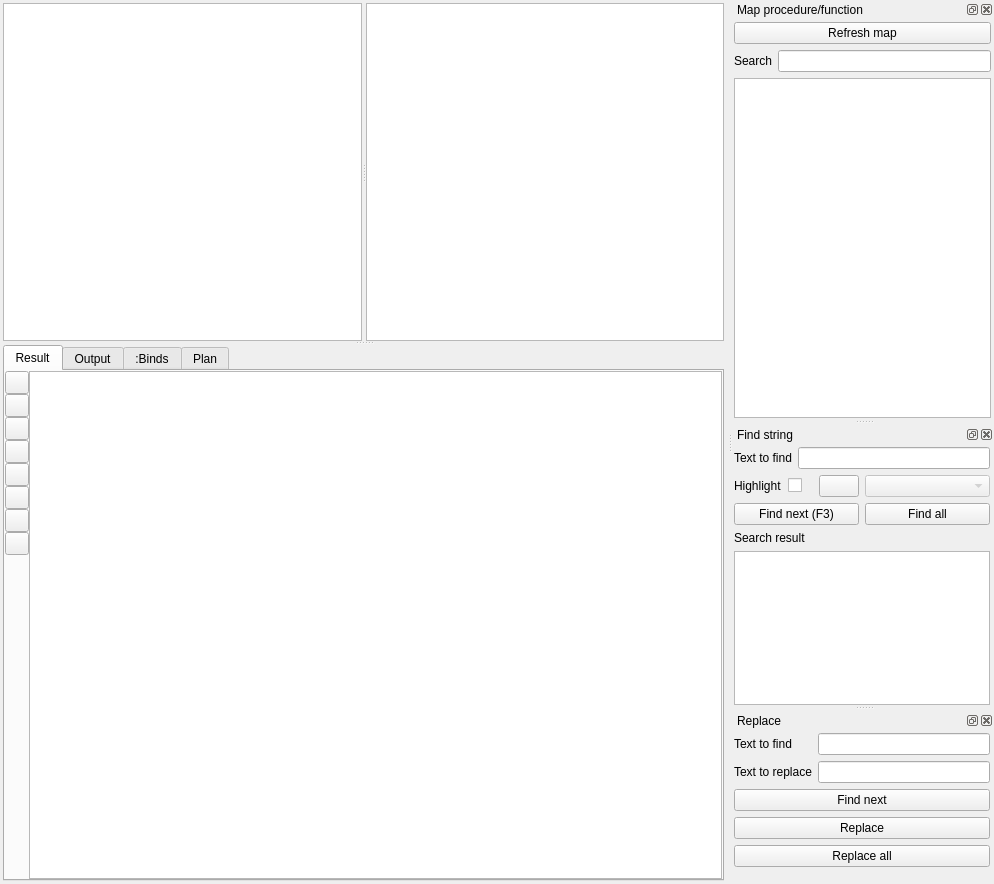
<?xml version="1.0" encoding="UTF-8"?>
<ui version="4.0">
 <class>MSql_win2</class>
 <widget class="QMainWindow" name="MSql_win2">
  <property name="geometry">
   <rect>
    <x>0</x>
    <y>0</y>
    <width>994</width>
    <height>884</height>
   </rect>
  </property>
  <property name="sizePolicy">
   <sizepolicy hsizetype="Preferred" vsizetype="Expanding">
    <horstretch>0</horstretch>
    <verstretch>0</verstretch>
   </sizepolicy>
  </property>
  <property name="windowIcon">
   <iconset resource="resource.qrc">
    <normaloff>:/icons/icons/MSql.ico</normaloff>:/icons/icons/MSql.ico</iconset>
  </property>
  <widget class="QWidget" name="centralwidget">
   <property name="sizePolicy">
    <sizepolicy hsizetype="Expanding" vsizetype="Expanding">
     <horstretch>0</horstretch>
     <verstretch>0</verstretch>
    </sizepolicy>
   </property>
   <layout class="QGridLayout" name="gridLayout_10">
    <property name="leftMargin">
     <number>3</number>
    </property>
    <property name="topMargin">
     <number>3</number>
    </property>
    <property name="rightMargin">
     <number>3</number>
    </property>
    <property name="bottomMargin">
     <number>3</number>
    </property>
    <item row="0" column="0">
     <widget class="QSplitter" name="splitter">
      <property name="orientation">
       <enum>Qt::Vertical</enum>
      </property>
      <widget class="QSplitter" name="splitter_2">
       <property name="orientation">
        <enum>Qt::Horizontal</enum>
       </property>
       <widget class="MyCustomQsciScintilla" name="e_sql"/>
       <widget class="QsciScintilla" name="e_sql_mini_map"/>
      </widget>
      <widget class="QTabWidget" name="o_tab_widget">
       <property name="currentIndex">
        <number>0</number>
       </property>
       <widget class="QWidget" name="t_result">
        <attribute name="title">
         <string>Result</string>
        </attribute>
        <layout class="QVBoxLayout" name="verticalLayout_2">
         <property name="spacing">
          <number>0</number>
         </property>
         <property name="leftMargin">
          <number>0</number>
         </property>
         <property name="topMargin">
          <number>0</number>
         </property>
         <property name="rightMargin">
          <number>0</number>
         </property>
         <property name="bottomMargin">
          <number>0</number>
         </property>
         <item>
          <layout class="QGridLayout" name="gridLayout">
           <property name="spacing">
            <number>0</number>
           </property>
           <item row="0" column="0" alignment="Qt::AlignTop">
            <widget class="QWidget" name="o_result_toolbar" native="true">
             <layout class="QVBoxLayout" name="verticalLayout_3">
              <property name="spacing">
               <number>0</number>
              </property>
              <property name="leftMargin">
               <number>0</number>
              </property>
              <property name="topMargin">
               <number>0</number>
              </property>
              <property name="rightMargin">
               <number>0</number>
              </property>
              <property name="bottomMargin">
               <number>0</number>
              </property>
              <item>
               <widget class="QToolButton" name="b_go_to_top">
                <property name="toolTip">
                 <string>Go to Top</string>
                </property>
                <property name="text">
                 <string/>
                </property>
                <property name="icon">
                 <iconset resource="resource.qrc">
                  <normaloff>:/icons/icons/arrow_up.png</normaloff>:/icons/icons/arrow_up.png</iconset>
                </property>
               </widget>
              </item>
              <item>
               <widget class="QToolButton" name="b_go_to_end">
                <property name="toolTip">
                 <string>Go to End</string>
                </property>
                <property name="text">
                 <string/>
                </property>
                <property name="icon">
                 <iconset resource="resource.qrc">
                  <normaloff>:/icons/icons/down.png</normaloff>:/icons/icons/down.png</iconset>
                </property>
               </widget>
              </item>
              <item>
               <widget class="QToolButton" name="b_auto_column_resize">
                <property name="toolTip">
                 <string>Auto Column Resize</string>
                </property>
                <property name="text">
                 <string/>
                </property>
                <property name="icon">
                 <iconset resource="resource.qrc">
                  <normaloff>:/icons/icons/fix_column.png</normaloff>:/icons/icons/fix_column.png</iconset>
                </property>
                <property name="checkable">
                 <bool>true</bool>
                </property>
               </widget>
              </item>
              <item>
               <widget class="QToolButton" name="b_clear_result_and_output">
                <property name="toolTip">
                 <string>Clear result,output</string>
                </property>
                <property name="text">
                 <string/>
                </property>
                <property name="icon">
                 <iconset resource="resource.qrc">
                  <normaloff>:/icons/icons/eraser.png</normaloff>:/icons/icons/eraser.png</iconset>
                </property>
               </widget>
              </item>
              <item>
               <widget class="QToolButton" name="b_export_to_csv">
                <property name="toolTip">
                 <string>Export to Excel-CSV</string>
                </property>
                <property name="text">
                 <string/>
                </property>
                <property name="icon">
                 <iconset resource="resource.qrc">
                  <normaloff>:/icons/icons/csv.png</normaloff>:/icons/icons/csv.png</iconset>
                </property>
               </widget>
              </item>
              <item>
               <widget class="QToolButton" name="b_make_table_editable">
                <property name="toolTip">
                 <string>Make table editable</string>
                </property>
                <property name="text">
                 <string/>
                </property>
                <property name="icon">
                 <iconset resource="resource.qrc">
                  <normaloff>:/icons/icons/edit.png</normaloff>:/icons/icons/edit.png</iconset>
                </property>
               </widget>
              </item>
              <item>
               <widget class="QToolButton" name="b_script_changed_data">
                <property name="toolTip">
                 <string>Script the changed data</string>
                </property>
                <property name="text">
                 <string/>
                </property>
                <property name="icon">
                 <iconset resource="resource.qrc">
                  <normaloff>:/icons/icons/function.png</normaloff>:/icons/icons/function.png</iconset>
                </property>
               </widget>
              </item>
              <item>
               <widget class="QToolButton" name="b_extract_sql_from_output">
                <property name="toolTip">
                 <string>Extract sql from output</string>
                </property>
                <property name="text">
                 <string/>
                </property>
                <property name="icon">
                 <iconset resource="resource.qrc">
                  <normaloff>:/icons/icons/sql.png</normaloff>:/icons/icons/sql.png</iconset>
                </property>
               </widget>
              </item>
             </layout>
            </widget>
           </item>
           <item row="0" column="1">
            <widget class="QTableWidget" name="o_table">
             <property name="font">
              <font>
               <pointsize>8</pointsize>
              </font>
             </property>
             <property name="selectionMode">
              <enum>QAbstractItemView::SingleSelection</enum>
             </property>
             <property name="gridStyle">
              <enum>Qt::SolidLine</enum>
             </property>
            </widget>
           </item>
          </layout>
         </item>
        </layout>
       </widget>
       <widget class="QWidget" name="t_output">
        <attribute name="title">
         <string>Output</string>
        </attribute>
        <layout class="QGridLayout" name="gridLayout_7">
         <property name="leftMargin">
          <number>0</number>
         </property>
         <property name="topMargin">
          <number>0</number>
         </property>
         <property name="rightMargin">
          <number>0</number>
         </property>
         <property name="bottomMargin">
          <number>0</number>
         </property>
         <item row="0" column="0">
          <widget class="QSplitter" name="splitter_3">
           <property name="orientation">
            <enum>Qt::Horizontal</enum>
           </property>
           <widget class="MyCustomPlainTextWithNumber" name="o_output">
            <property name="font">
             <font>
              <family>Segoe UI</family>
              <pointsize>8</pointsize>
             </font>
            </property>
            <property name="readOnly">
             <bool>true</bool>
            </property>
            <property name="textInteractionFlags">
             <set>Qt::TextSelectableByMouse</set>
            </property>
           </widget>
           <widget class="QFrame" name="o_output_frame">
            <property name="frameShape">
             <enum>QFrame::StyledPanel</enum>
            </property>
            <property name="frameShadow">
             <enum>QFrame::Raised</enum>
            </property>
            <layout class="QGridLayout" name="gridLayout_9">
             <property name="leftMargin">
              <number>0</number>
             </property>
             <property name="topMargin">
              <number>0</number>
             </property>
             <property name="rightMargin">
              <number>0</number>
             </property>
             <property name="bottomMargin">
              <number>0</number>
             </property>
             <item row="0" column="0">
              <layout class="QGridLayout" name="gridLayout_8">
               <property name="leftMargin">
                <number>3</number>
               </property>
               <property name="topMargin">
                <number>4</number>
               </property>
               <property name="rightMargin">
                <number>3</number>
               </property>
               <item row="0" column="0">
                <widget class="QLabel" name="label_6">
                 <property name="text">
                  <string>Text to find</string>
                 </property>
                </widget>
               </item>
               <item row="0" column="1">
                <widget class="QLineEdit" name="e_output_find"/>
               </item>
               <item row="1" column="0" colspan="2">
                <layout class="QHBoxLayout" name="horizontalLayout_2">
                 <item>
                  <widget class="QPushButton" name="b_output_find_next">
                   <property name="text">
                    <string>Find next (F3)</string>
                   </property>
                  </widget>
                 </item>
                 <item>
                  <widget class="QPushButton" name="b_output_find_all">
                   <property name="text">
                    <string>Find all</string>
                   </property>
                  </widget>
                 </item>
                </layout>
               </item>
               <item row="2" column="0">
                <widget class="QLabel" name="label_7">
                 <property name="text">
                  <string>Search result</string>
                 </property>
                </widget>
               </item>
               <item row="3" column="0" colspan="2">
                <widget class="QListView" name="o_output_lst_result">
                 <property name="editTriggers">
                  <set>QAbstractItemView::NoEditTriggers</set>
                 </property>
                </widget>
               </item>
              </layout>
             </item>
            </layout>
           </widget>
          </widget>
         </item>
        </layout>
       </widget>
       <widget class="QWidget" name="t_bind">
        <attribute name="title">
         <string>:Binds</string>
        </attribute>
        <layout class="QGridLayout" name="gridLayout_6">
         <property name="leftMargin">
          <number>0</number>
         </property>
         <property name="topMargin">
          <number>0</number>
         </property>
         <property name="rightMargin">
          <number>0</number>
         </property>
         <property name="bottomMargin">
          <number>0</number>
         </property>
         <item row="0" column="0">
          <widget class="QTableView" name="o_bind">
           <property name="editTriggers">
            <set>QAbstractItemView::NoEditTriggers</set>
           </property>
           <property name="sortingEnabled">
            <bool>true</bool>
           </property>
          </widget>
         </item>
        </layout>
       </widget>
       <widget class="QWidget" name="t_plan">
        <property name="minimumSize">
         <size>
          <width>683</width>
          <height>0</height>
         </size>
        </property>
        <attribute name="title">
         <string>Plan</string>
        </attribute>
        <layout class="QVBoxLayout" name="verticalLayout_4">
         <property name="leftMargin">
          <number>0</number>
         </property>
         <property name="topMargin">
          <number>0</number>
         </property>
         <property name="rightMargin">
          <number>0</number>
         </property>
         <property name="bottomMargin">
          <number>0</number>
         </property>
         <item>
          <widget class="QPlainTextEdit" name="o_plan">
           <property name="font">
            <font>
             <family>Courier New</family>
             <pointsize>10</pointsize>
            </font>
           </property>
           <property name="readOnly">
            <bool>true</bool>
           </property>
          </widget>
         </item>
        </layout>
       </widget>
      </widget>
     </widget>
    </item>
   </layout>
  </widget>
  <widget class="QDockWidget" name="dockMapWidget">
   <property name="sizePolicy">
    <sizepolicy hsizetype="Expanding" vsizetype="Expanding">
     <horstretch>0</horstretch>
     <verstretch>0</verstretch>
    </sizepolicy>
   </property>
   <property name="font">
    <font>
     <family>Segoe UI</family>
    </font>
   </property>
   <property name="windowIcon">
    <iconset>
     <normaloff>:/icons/icons/map.gif</normaloff>:/icons/icons/map.gif</iconset>
   </property>
   <property name="windowTitle">
    <string>Map procedure/function</string>
   </property>
   <attribute name="dockWidgetArea">
    <number>2</number>
   </attribute>
   <widget class="QWidget" name="dockWidgetContents">
    <property name="sizePolicy">
     <sizepolicy hsizetype="Expanding" vsizetype="Expanding">
      <horstretch>0</horstretch>
      <verstretch>0</verstretch>
     </sizepolicy>
    </property>
    <property name="minimumSize">
     <size>
      <width>140</width>
      <height>400</height>
     </size>
    </property>
    <layout class="QGridLayout" name="gridLayout_3">
     <property name="leftMargin">
      <number>1</number>
     </property>
     <property name="topMargin">
      <number>3</number>
     </property>
     <property name="rightMargin">
      <number>3</number>
     </property>
     <property name="bottomMargin">
      <number>1</number>
     </property>
     <item row="0" column="0" colspan="2">
      <widget class="QPushButton" name="b_refresh_map">
       <property name="text">
        <string>Refresh map</string>
       </property>
       <property name="icon">
        <iconset resource="resource.qrc">
         <normaloff>:/icons/icons/refresh.png</normaloff>:/icons/icons/refresh.png</iconset>
       </property>
      </widget>
     </item>
     <item row="1" column="0">
      <widget class="QLabel" name="label">
       <property name="text">
        <string>Search</string>
       </property>
       <property name="buddy">
        <cstring>e_map_search</cstring>
       </property>
      </widget>
     </item>
     <item row="1" column="1">
      <widget class="QLineEdit" name="e_map_search">
       <property name="clearButtonEnabled">
        <bool>true</bool>
       </property>
      </widget>
     </item>
     <item row="2" column="0" colspan="2">
      <widget class="QTableView" name="o_map">
       <property name="font">
        <font>
         <pointsize>8</pointsize>
        </font>
       </property>
       <property name="editTriggers">
        <set>QAbstractItemView::NoEditTriggers</set>
       </property>
       <property name="dragDropMode">
        <enum>QAbstractItemView::DragOnly</enum>
       </property>
       <property name="defaultDropAction">
        <enum>Qt::CopyAction</enum>
       </property>
       <property name="selectionMode">
        <enum>QAbstractItemView::SingleSelection</enum>
       </property>
       <property name="selectionBehavior">
        <enum>QAbstractItemView::SelectRows</enum>
       </property>
       <property name="sortingEnabled">
        <bool>true</bool>
       </property>
       <attribute name="verticalHeaderVisible">
        <bool>false</bool>
       </attribute>
       <attribute name="verticalHeaderDefaultSectionSize">
        <number>10</number>
       </attribute>
      </widget>
     </item>
    </layout>
   </widget>
  </widget>
  <widget class="QDockWidget" name="dockFindWidget">
   <property name="sizePolicy">
    <sizepolicy hsizetype="Expanding" vsizetype="Expanding">
     <horstretch>0</horstretch>
     <verstretch>0</verstretch>
    </sizepolicy>
   </property>
   <property name="font">
    <font>
     <family>Segoe UI</family>
    </font>
   </property>
   <property name="windowTitle">
    <string>Find string</string>
   </property>
   <attribute name="dockWidgetArea">
    <number>2</number>
   </attribute>
   <widget class="QWidget" name="dockWidgetContents_2">
    <layout class="QGridLayout" name="gridLayout_4">
     <property name="leftMargin">
      <number>1</number>
     </property>
     <property name="topMargin">
      <number>3</number>
     </property>
     <property name="rightMargin">
      <number>4</number>
     </property>
     <property name="bottomMargin">
      <number>0</number>
     </property>
     <item row="0" column="0">
      <layout class="QHBoxLayout" name="horizontalLayout_5">
       <item>
        <widget class="QLabel" name="label_3">
         <property name="text">
          <string>Text to find</string>
         </property>
         <property name="buddy">
          <cstring>e_find</cstring>
         </property>
        </widget>
       </item>
       <item>
        <widget class="QLineEdit" name="e_find">
         <property name="clearButtonEnabled">
          <bool>true</bool>
         </property>
        </widget>
       </item>
      </layout>
     </item>
     <item row="1" column="0">
      <layout class="QHBoxLayout" name="horizontalLayout_4">
       <item>
        <layout class="QHBoxLayout" name="horizontalLayout_3">
         <item>
          <widget class="QLabel" name="label_8">
           <property name="text">
            <string>Highlight</string>
           </property>
          </widget>
         </item>
         <item>
          <widget class="QCheckBox" name="e_highlight_check"/>
         </item>
         <item>
          <widget class="QPushButton" name="b_clear_all_highlights">
           <property name="toolTip">
            <string>Clear all highlights</string>
           </property>
           <property name="text">
            <string/>
           </property>
           <property name="icon">
            <iconset resource="resource.qrc">
             <normaloff>:/icons/icons/clear.png</normaloff>:/icons/icons/clear.png</iconset>
           </property>
          </widget>
         </item>
        </layout>
       </item>
       <item>
        <widget class="MyColorComboBox" name="e_highlight_color">
         <property name="enabled">
          <bool>false</bool>
         </property>
        </widget>
       </item>
      </layout>
     </item>
     <item row="2" column="0">
      <layout class="QHBoxLayout" name="horizontalLayout">
       <item>
        <widget class="QPushButton" name="b_find_next">
         <property name="text">
          <string>Find next (F3)</string>
         </property>
         <property name="shortcut">
          <string>F3</string>
         </property>
        </widget>
       </item>
       <item>
        <widget class="QPushButton" name="b_find_all">
         <property name="text">
          <string>Find all</string>
         </property>
        </widget>
       </item>
      </layout>
     </item>
     <item row="3" column="0">
      <widget class="QLabel" name="label_2">
       <property name="text">
        <string>Search result</string>
       </property>
       <property name="buddy">
        <cstring>o_find_all_result</cstring>
       </property>
      </widget>
     </item>
     <item row="4" column="0">
      <widget class="QListView" name="o_find_all_result">
       <property name="editTriggers">
        <set>QAbstractItemView::NoEditTriggers</set>
       </property>
      </widget>
     </item>
    </layout>
   </widget>
  </widget>
  <widget class="QDockWidget" name="dockReplaceWidget">
   <property name="sizePolicy">
    <sizepolicy hsizetype="Expanding" vsizetype="Expanding">
     <horstretch>0</horstretch>
     <verstretch>0</verstretch>
    </sizepolicy>
   </property>
   <property name="font">
    <font>
     <family>Segoe UI</family>
    </font>
   </property>
   <property name="windowTitle">
    <string>Replace</string>
   </property>
   <attribute name="dockWidgetArea">
    <number>2</number>
   </attribute>
   <widget class="QWidget" name="dockWidgetContents_3">
    <layout class="QGridLayout" name="gridLayout_5">
     <property name="leftMargin">
      <number>1</number>
     </property>
     <property name="topMargin">
      <number>3</number>
     </property>
     <property name="rightMargin">
      <number>4</number>
     </property>
     <property name="bottomMargin">
      <number>0</number>
     </property>
     <item row="0" column="0">
      <layout class="QGridLayout" name="gridLayout_2">
       <item row="0" column="0">
        <widget class="QLabel" name="label_4">
         <property name="text">
          <string>Text to find</string>
         </property>
        </widget>
       </item>
       <item row="0" column="1">
        <widget class="QLineEdit" name="e_replace_search">
         <property name="clearButtonEnabled">
          <bool>true</bool>
         </property>
        </widget>
       </item>
       <item row="1" column="0">
        <widget class="QLabel" name="label_5">
         <property name="text">
          <string>Text to replace</string>
         </property>
         <property name="buddy">
          <cstring>e_replace</cstring>
         </property>
        </widget>
       </item>
       <item row="1" column="1">
        <widget class="QLineEdit" name="e_replace">
         <property name="clearButtonEnabled">
          <bool>true</bool>
         </property>
        </widget>
       </item>
      </layout>
     </item>
     <item row="1" column="0">
      <layout class="QVBoxLayout" name="verticalLayout">
       <item>
        <widget class="QPushButton" name="b_find_e_replace_next">
         <property name="text">
          <string>Find next</string>
         </property>
        </widget>
       </item>
       <item>
        <widget class="QPushButton" name="b_replace_next">
         <property name="text">
          <string>Replace</string>
         </property>
        </widget>
       </item>
       <item>
        <widget class="QPushButton" name="b_replace_all">
         <property name="text">
          <string>Replace all</string>
         </property>
        </widget>
       </item>
      </layout>
     </item>
     <item row="2" column="0">
      <spacer name="verticalSpacer">
       <property name="orientation">
        <enum>Qt::Vertical</enum>
       </property>
       <property name="sizeHint" stdset="0">
        <size>
         <width>20</width>
         <height>40</height>
        </size>
       </property>
      </spacer>
     </item>
    </layout>
   </widget>
  </widget>
  <zorder>dockFindWidget</zorder>
 </widget>
 <customwidgets>
  <customwidget>
   <class>QsciScintilla</class>
   <extends>QPlainTextEdit</extends>
   <header>qsciscintilla.h</header>
  </customwidget>
  <customwidget>
   <class>MyCustomQsciScintilla</class>
   <extends>QPlainTextEdit</extends>
   <header>custom_widget</header>
  </customwidget>
  <customwidget>
   <class>MyCustomPlainTextWithNumber</class>
   <extends>QPlainTextEdit</extends>
   <header location="global">custom_widget</header>
  </customwidget>
  <customwidget>
   <class>MyColorComboBox</class>
   <extends>QComboBox</extends>
   <header location="global">custom_widget</header>
  </customwidget>
 </customwidgets>
 <tabstops>
  <tabstop>e_sql</tabstop>
  <tabstop>e_sql_mini_map</tabstop>
  <tabstop>b_refresh_map</tabstop>
  <tabstop>e_map_search</tabstop>
  <tabstop>o_map</tabstop>
  <tabstop>e_find</tabstop>
  <tabstop>e_highlight_check</tabstop>
  <tabstop>b_clear_all_highlights</tabstop>
  <tabstop>e_highlight_color</tabstop>
  <tabstop>b_find_next</tabstop>
  <tabstop>b_find_all</tabstop>
  <tabstop>o_find_all_result</tabstop>
  <tabstop>e_replace_search</tabstop>
  <tabstop>e_replace</tabstop>
  <tabstop>b_find_e_replace_next</tabstop>
  <tabstop>b_replace_next</tabstop>
  <tabstop>b_replace_all</tabstop>
  <tabstop>o_tab_widget</tabstop>
  <tabstop>b_go_to_top</tabstop>
  <tabstop>b_go_to_end</tabstop>
  <tabstop>b_auto_column_resize</tabstop>
  <tabstop>b_clear_result_and_output</tabstop>
  <tabstop>b_export_to_csv</tabstop>
  <tabstop>b_make_table_editable</tabstop>
  <tabstop>b_script_changed_data</tabstop>
  <tabstop>b_extract_sql_from_output</tabstop>
  <tabstop>o_table</tabstop>
  <tabstop>o_output</tabstop>
  <tabstop>e_output_find</tabstop>
  <tabstop>b_output_find_next</tabstop>
  <tabstop>b_output_find_all</tabstop>
  <tabstop>o_output_lst_result</tabstop>
  <tabstop>o_bind</tabstop>
  <tabstop>o_plan</tabstop>
 </tabstops>
 <resources>
  <include location="resource.qrc"/>
 </resources>
 <connections>
  <connection>
   <sender>b_refresh_map</sender>
   <signal>clicked()</signal>
   <receiver>MSql_win2</receiver>
   <slot>slot_refresh_map()</slot>
   <hints>
    <hint type="sourcelabel">
     <x>990</x>
     <y>48</y>
    </hint>
    <hint type="destinationlabel">
     <x>622</x>
     <y>0</y>
    </hint>
   </hints>
  </connection>
  <connection>
   <sender>o_map</sender>
   <signal>clicked(QModelIndex)</signal>
   <receiver>MSql_win2</receiver>
   <slot>slot_o_map_selected()</slot>
   <hints>
    <hint type="sourcelabel">
     <x>988</x>
     <y>195</y>
    </hint>
    <hint type="destinationlabel">
     <x>599</x>
     <y>0</y>
    </hint>
   </hints>
  </connection>
  <connection>
   <sender>e_map_search</sender>
   <signal>returnPressed()</signal>
   <receiver>MSql_win2</receiver>
   <slot>slot_refresh_map()</slot>
   <hints>
    <hint type="sourcelabel">
     <x>990</x>
     <y>74</y>
    </hint>
    <hint type="destinationlabel">
     <x>749</x>
     <y>0</y>
    </hint>
   </hints>
  </connection>
  <connection>
   <sender>b_find_next</sender>
   <signal>clicked()</signal>
   <receiver>MSql_win2</receiver>
   <slot>slot_find_next()</slot>
   <hints>
    <hint type="sourcelabel">
     <x>858</x>
     <y>530</y>
    </hint>
    <hint type="destinationlabel">
     <x>1376</x>
     <y>556</y>
    </hint>
   </hints>
  </connection>
  <connection>
   <sender>b_find_all</sender>
   <signal>clicked()</signal>
   <receiver>MSql_win2</receiver>
   <slot>slot_find_all()</slot>
   <hints>
    <hint type="sourcelabel">
     <x>988</x>
     <y>536</y>
    </hint>
    <hint type="destinationlabel">
     <x>1374</x>
     <y>547</y>
    </hint>
   </hints>
  </connection>
  <connection>
   <sender>o_find_all_result</sender>
   <signal>clicked(QModelIndex)</signal>
   <receiver>MSql_win2</receiver>
   <slot>slot_find_all_click()</slot>
   <hints>
    <hint type="sourcelabel">
     <x>989</x>
     <y>703</y>
    </hint>
    <hint type="destinationlabel">
     <x>1375</x>
     <y>705</y>
    </hint>
   </hints>
  </connection>
  <connection>
   <sender>b_find_e_replace_next</sender>
   <signal>clicked()</signal>
   <receiver>MSql_win2</receiver>
   <slot>slot_find_e_replace_find()</slot>
   <hints>
    <hint type="sourcelabel">
     <x>988</x>
     <y>798</y>
    </hint>
    <hint type="destinationlabel">
     <x>716</x>
     <y>841</y>
    </hint>
   </hints>
  </connection>
  <connection>
   <sender>b_replace_next</sender>
   <signal>clicked()</signal>
   <receiver>MSql_win2</receiver>
   <slot>slot_find_e_replace_next()</slot>
   <hints>
    <hint type="sourcelabel">
     <x>988</x>
     <y>827</y>
    </hint>
    <hint type="destinationlabel">
     <x>710</x>
     <y>915</y>
    </hint>
   </hints>
  </connection>
  <connection>
   <sender>b_replace_all</sender>
   <signal>clicked()</signal>
   <receiver>MSql_win2</receiver>
   <slot>slot_find_e_replace_all()</slot>
   <hints>
    <hint type="sourcelabel">
     <x>988</x>
     <y>856</y>
    </hint>
    <hint type="destinationlabel">
     <x>714</x>
     <y>962</y>
    </hint>
   </hints>
  </connection>
  <connection>
   <sender>e_find</sender>
   <signal>returnPressed()</signal>
   <receiver>b_find_all</receiver>
   <slot>click()</slot>
   <hints>
    <hint type="sourcelabel">
     <x>988</x>
     <y>471</y>
    </hint>
    <hint type="destinationlabel">
     <x>988</x>
     <y>536</y>
    </hint>
   </hints>
  </connection>
  <connection>
   <sender>b_output_find_next</sender>
   <signal>clicked()</signal>
   <receiver>MSql_win2</receiver>
   <slot>slot_output_find_next()</slot>
   <hints>
    <hint type="sourcelabel">
     <x>380</x>
     <y>401</y>
    </hint>
    <hint type="destinationlabel">
     <x>729</x>
     <y>343</y>
    </hint>
   </hints>
  </connection>
  <connection>
   <sender>b_output_find_all</sender>
   <signal>clicked()</signal>
   <receiver>MSql_win2</receiver>
   <slot>slot_output_find_all()</slot>
   <hints>
    <hint type="sourcelabel">
     <x>558</x>
     <y>401</y>
    </hint>
    <hint type="destinationlabel">
     <x>729</x>
     <y>426</y>
    </hint>
   </hints>
  </connection>
  <connection>
   <sender>e_output_find</sender>
   <signal>returnPressed()</signal>
   <receiver>b_output_find_all</receiver>
   <slot>click()</slot>
   <hints>
    <hint type="sourcelabel">
     <x>448</x>
     <y>375</y>
    </hint>
    <hint type="destinationlabel">
     <x>558</x>
     <y>401</y>
    </hint>
   </hints>
  </connection>
  <connection>
   <sender>o_output_lst_result</sender>
   <signal>clicked(QModelIndex)</signal>
   <receiver>MSql_win2</receiver>
   <slot>slot_output_find_all_click()</slot>
   <hints>
    <hint type="sourcelabel">
     <x>402</x>
     <y>450</y>
    </hint>
    <hint type="destinationlabel">
     <x>727</x>
     <y>323</y>
    </hint>
   </hints>
  </connection>
  <connection>
   <sender>e_highlight_check</sender>
   <signal>clicked()</signal>
   <receiver>MSql_win2</receiver>
   <slot>slot_e_highlight_check()</slot>
   <hints>
    <hint type="sourcelabel">
     <x>805</x>
     <y>486</y>
    </hint>
    <hint type="destinationlabel">
     <x>729</x>
     <y>373</y>
    </hint>
   </hints>
  </connection>
  <connection>
   <sender>b_clear_all_highlights</sender>
   <signal>clicked()</signal>
   <receiver>MSql_win2</receiver>
   <slot>slot_clear_all_highlights()</slot>
   <hints>
    <hint type="sourcelabel">
     <x>857</x>
     <y>504</y>
    </hint>
    <hint type="destinationlabel">
     <x>727</x>
     <y>401</y>
    </hint>
   </hints>
  </connection>
  <connection>
   <sender>b_go_to_top</sender>
   <signal>clicked()</signal>
   <receiver>MSql_win2</receiver>
   <slot>slot_go_to_top()</slot>
   <hints>
    <hint type="sourcelabel">
     <x>18</x>
     <y>385</y>
    </hint>
    <hint type="destinationlabel">
     <x>-2</x>
     <y>403</y>
    </hint>
   </hints>
  </connection>
  <connection>
   <sender>b_go_to_end</sender>
   <signal>clicked()</signal>
   <receiver>MSql_win2</receiver>
   <slot>slot_go_to_end()</slot>
   <hints>
    <hint type="sourcelabel">
     <x>16</x>
     <y>402</y>
    </hint>
    <hint type="destinationlabel">
     <x>-3</x>
     <y>435</y>
    </hint>
   </hints>
  </connection>
 </connections>
 <slots>
  <slot>slot_refresh_map()</slot>
  <slot>slot_o_map_selected()</slot>
  <slot>slot_find_next()</slot>
  <slot>slot_find_all()</slot>
  <slot>slot_find_all_click()</slot>
  <slot>slot_find_e_replace_find()</slot>
  <slot>slot_find_e_replace_next()</slot>
  <slot>slot_find_e_replace_all()</slot>
  <slot>slot_output_find_next()</slot>
  <slot>slot_output_find_all()</slot>
  <slot>slot_output_find_all_click()</slot>
  <slot>slot_e_highlight_check()</slot>
  <slot>slot_clear_all_highlights()</slot>
  <slot>slot_go_to_top()</slot>
  <slot>slot_go_to_end()</slot>
 </slots>
</ui>
